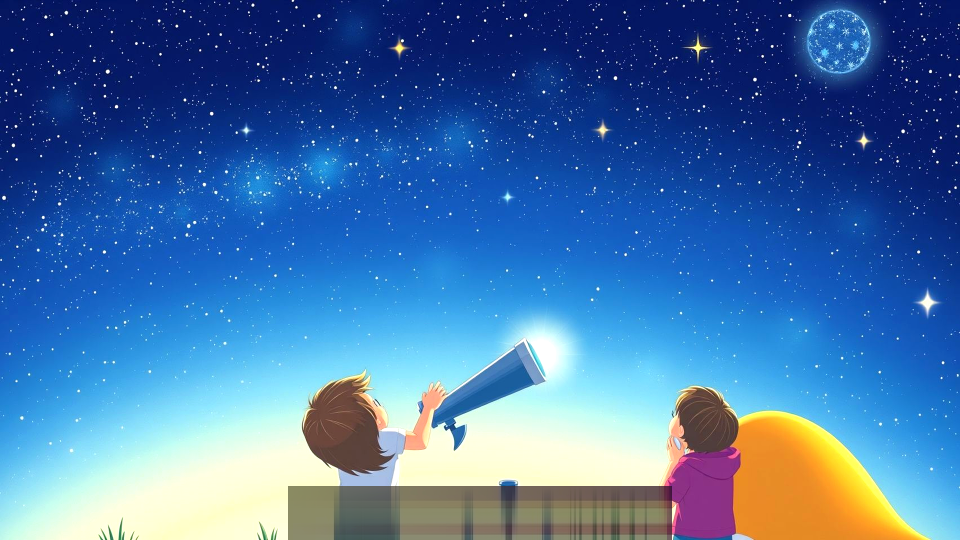
#> input picture production/generated_videos/images/cached_0487043fcad84f15.clean.png, 1920 x 1080 px (shown at 1/2 size)
$ python -i final_video_generator.py   (imports and definitions only)
#> lines starting #> are read from the running program, lines starting #| are printed output that depends on the picture
#!/usr/bin/env python3
"""
FINAL Junior News Digest Video Generator
Uses consistent branding logo and watermark-free illustrations
"""

import os
import json
import requests
import subprocess
from pathlib import Path
import logging
from dotenv import load_dotenv
from PIL import Image, ImageDraw, ImageFont, ImageEnhance, ImageFilter
import time
import io
import numpy as np
import shutil
import re
import random

# [2 lines not run here, left out]
logger = logging.getLogger(__name__)

class FinalVideoGenerator:
    def __init__(self):
        self.elevenlabs_api = os.getenv('ELEVENLABS_API_KEY')
        self.output_dir = Path("production/generated_videos")
        self.output_dir.mkdir(parents=True, exist_ok=True)

        # Create subdirectories
        (self.output_dir / "images").mkdir(exist_ok=True)
        (self.output_dir / "audio").mkdir(exist_ok=True)
        (self.output_dir / "final").mkdir(exist_ok=True)

        # Official logo path - look in backend directory first, then root
        self.official_logo = Path("junior_news_digest_official_logo.png")
        if not self.official_logo.exists():
            # Try looking in the parent directory (root)
            self.official_logo = Path("../OFFICIAL_JUNIOR_NEWS_DIGEST_LOGO.png")

        # If still not found, try absolute paths
        if not self.official_logo.exists():
            backend_logo = Path(__file__).parent / "junior_news_digest_official_logo.png"
            logger.info(f"🔍 Trying backend logo: {backend_logo} (exists: {backend_logo.exists()})")
            if backend_logo.exists():
                self.official_logo = backend_logo
                logger.info("✅ Found backend logo")
            else:
                root_logo = Path(__file__).parent.parent / "OFFICIAL_JUNIOR_NEWS_DIGEST_LOGO.png"
                logger.info(f"🔍 Trying root logo: {root_logo} (exists: {root_logo.exists()})")
                if root_logo.exists():
                    self.official_logo = root_logo
                    logger.info("✅ Found root logo")

    # [201 lines left out: functions check_grammar_and_improve, create_detailed_impact_description, extract_story_elements, create_adaptive_script, not called in this run]

    def create_natural_conversational_script(self, title: str, content: str) -> str:
        """Create more natural, conversational script with variety and detailed impact"""
        return self.create_adaptive_script(title, content)

    # [236 lines left out: functions use_consistent_logo, create_fallback_logo, create_story_specific_prompts, extract_illustration_keywords, generate_watermark_free_illustration, not called in this run]

    def remove_watermarks(self, image_path: Path) -> str:
        """Automatically detect and remove watermarks"""
        try:
            with Image.open(image_path) as img:
                # Convert to RGB if needed
#> img is the input picture: PIL image 1920x1080 RGB; mean R, G, B 67.3, 113.7, 168.4
                if img.mode != 'RGB':
                    img = img.convert('RGB')

                # Resize to exact dimensions
                if img.size != (1920, 1080):
                    img = img.resize((1920, 1080), Image.Resampling.LANCZOS)

                # Convert to numpy array for processing
                img_array = np.array(img)

                # Remove watermarks from common locations
                cleaned_array = self.clean_watermark_regions(img_array)

                # Convert back to PIL Image
                cleaned_img = Image.fromarray(cleaned_array.astype('uint8'))

                # Enhance the cleaned image
                cleaned_img = self.enhance_cleaned_image(cleaned_img)

                # Save cleaned version
                cleaned_path = image_path.with_suffix('.clean.png')
                cleaned_img.save(cleaned_path, 'PNG', quality=98, optimize=True)

                # Remove original
                image_path.unlink()

                return str(cleaned_path)

        except Exception as e:
            logger.error(f"Watermark removal failed: {e}")
            return str(image_path)

    def clean_watermark_regions(self, img_array: np.ndarray) -> np.ndarray:
        """Remove watermarks from common locations"""
        height, width = img_array.shape[:2]
#> height = 1080; width = 1920

        # Common watermark locations
        regions_to_clean = [
            # Bottom right corner (most common)
            (int(width * 0.7), int(height * 0.85), width, height),
            # Bottom left corner
            (0, int(height * 0.85), int(width * 0.3), height),
            # Top right corner
            (int(width * 0.7), 0, width, int(height * 0.15)),
            # Bottom center
            (int(width * 0.3), int(height * 0.9), int(width * 0.7), height),
        ]

        for x1, y1, x2, y2 in regions_to_clean:
            # Extract the region
            region = img_array[y1:y2, x1:x2]

            # Check if this region might contain a watermark (white/light areas)
            if self.detect_potential_watermark(region):
                # Inpaint the region using surrounding pixels
                img_array = self.inpaint_region(img_array, x1, y1, x2, y2)
#> this loop made 4 passes
#> (brightness in detect_potential_watermark, high_contrast in detect_potential_watermark) on passes 1 to 4: (148.2, 30.67), (233.1, 19.04), (61.23, 37.37), (108.6, 16.87)
#> pass 1, in clean_watermark_regions, `region = img_array[y1:y2, x1:x2]`:
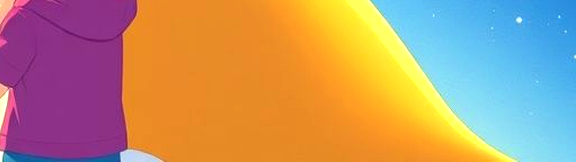
#> region: shape (162, 576, 3); mean R, G, B 185.2, 146.9, 112.3
#> pass 1, in detect_potential_watermark, `gray = np.mean(region, axis=2) if len(region.shape) == 3 else region`:
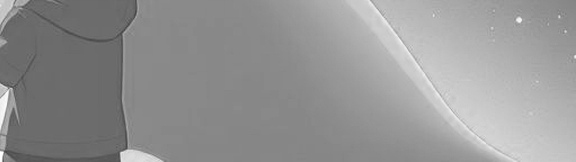
#> gray: shape (162, 576) float64; min 68, max 255, mean 148.2
#> pass 2, in clean_watermark_regions, `region = img_array[y1:y2, x1:x2]`:
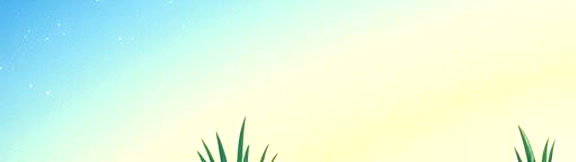
#> region: shape (162, 576, 3); mean R, G, B 225, 248.8, 225.6
#> pass 2, in detect_potential_watermark (call 2), `gray = np.mean(region, axis=2) if len(region.shape) == 3 else region`:
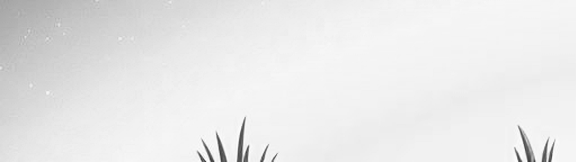
#> gray: shape (162, 576) float64; min 58, max 255, mean 233.1

        return img_array

    def detect_potential_watermark(self, region: np.ndarray) -> bool:
        """Detect if a region might contain a watermark"""
        if region.size == 0:
            return False

        # Convert to grayscale for analysis
        gray = np.mean(region, axis=2) if len(region.shape) == 3 else region

        # Check for high brightness (watermarks are often white/light)
        brightness = np.mean(gray)
        high_contrast = np.std(gray)

        # Watermarks tend to be bright with high contrast
        return brightness > 200 and high_contrast > 30

    # [60 lines left out: function inpaint_region, not called in this run]

    def enhance_cleaned_image(self, img: Image.Image) -> Image.Image:
        """Enhance the cleaned image"""
        # Enhance brightness and appeal
        enhancer = ImageEnhance.Brightness(img)
        img = enhancer.enhance(1.1)
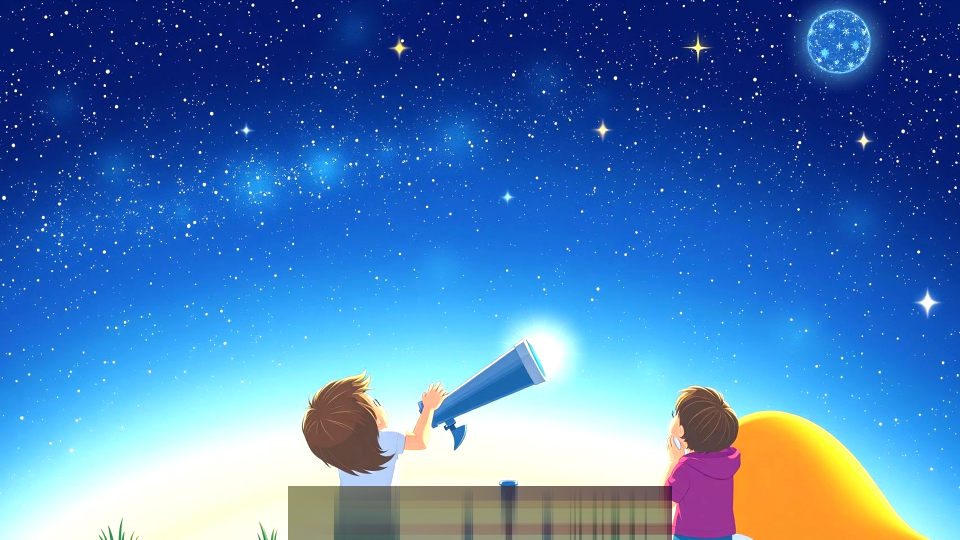
#> img: PIL image 1920x1080 RGB (shown at 1/2 size); mean R, G, B 71.6, 122, 182.3

        enhancer = ImageEnhance.Color(img)
        img = enhancer.enhance(1.15)

        enhancer = ImageEnhance.Contrast(img)
        img = enhancer.enhance(1.05)
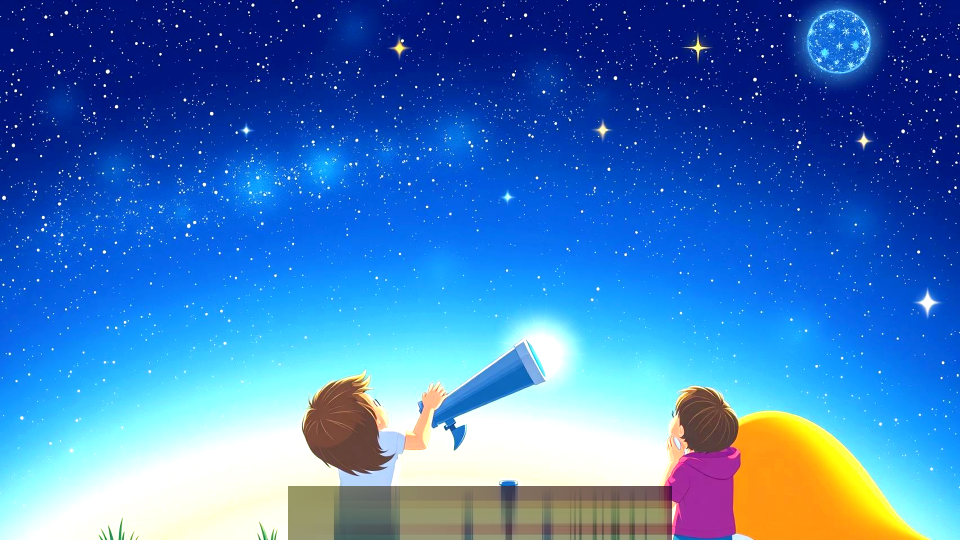
#> img: PIL image 1920x1080 RGB (shown at 1/2 size); mean R, G, B 62.7, 121.8, 192.1

        enhancer = ImageEnhance.Sharpness(img)
        img = enhancer.enhance(1.05)

        return img

    # [236 lines left out: functions create_clean_fallback_image, generate_elevenlabs_voice_natural, generate_elevenlabs_audio_natural, generate_system_voice_natural, create_branded_video, generate_final_branded_videos, not called in this run]

# [2 lines not run here, left out]

>>> result = FinalVideoGenerator().remove_watermarks('../production/generated_videos/images/cached_0487043fcad84f15.clean.png')
